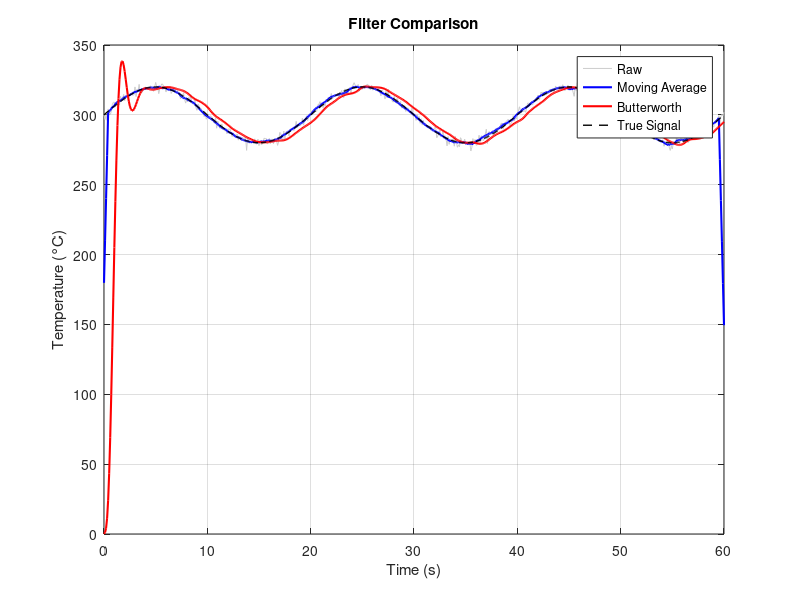

This chart was generated by the following MATLAB code:
%% sim-02: Compare raw vs filtered signals on same plot

% Generate noisy signal
t = 0:0.1:60;
clean = 300 + 20*sin(2*pi*0.05*t);
noise = 2*randn(size(t));
raw = clean + noise;

% Moving average (N=10)
N = 10;
ma_filtered = conv(raw, ones(1,N)/N, 'same');

% Butterworth (4th order, 0.1 cutoff)
[b, a] = butter(4, 0.1);
bw_filtered = filter(b, a, raw);

% SNR comparison
snr_raw  = 10*log10(var(clean) / var(raw - clean));
snr_ma   = 10*log10(var(clean) / var(ma_filtered - clean));
snr_bw   = 10*log10(var(clean) / var(bw_filtered - clean));

fprintf('SNR Raw:         %.1f dB\n', snr_raw);
fprintf('SNR Moving Avg:  %.1f dB\n', snr_ma);
fprintf('SNR Butterworth: %.1f dB\n', snr_bw);

figure;
plot(t, raw, 'Color', [0.8 0.8 0.8]); hold on;
plot(t, ma_filtered, 'b', 'LineWidth', 1.5);
plot(t, bw_filtered, 'r', 'LineWidth', 1.5);
plot(t, clean, 'k--', 'LineWidth', 1);
xlabel('Time (s)'); ylabel('Temperature (°C)');
legend('Raw', 'Moving Average', 'Butterworth', 'True Signal');
title('Filter Comparison'); grid on;
